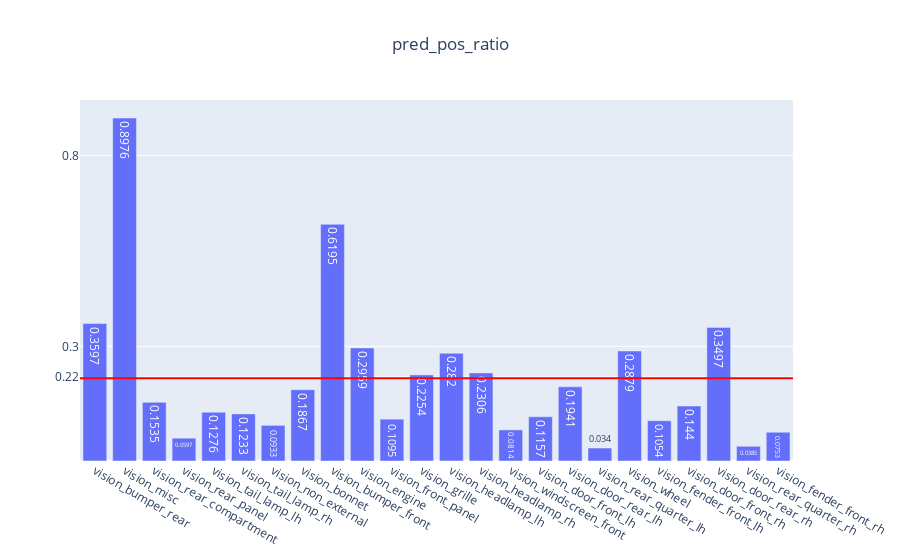

Notebook source saved alongside this figure:
### Code cell
genVisMulitlabel(partEvalMetrics, "pred_pos_ratio")

### Figure 1 — Plotly figure (JSON) as saved in the notebook; plotly's stock layout.template omitted (floating-point values rounded to 4 significant figures)
{"data": [{"text": [0.3597, 0.8976, 0.1535, 0.0597, 0.1276, 0.1233, 0.0933, 0.1867, 0.6195, 0.2959, 0.1095, 0.2254, 0.282, 0.2306, 0.0814, 0.1157, 0.1941, 0.034, 0.2879, 0.1054, 0.144, 0.3497, 0.0385, 0.0753], "type": "bar", "x": ["vision_bumper_rear", "vision_misc", "vision_rear_compartment", "vision_rear_panel", "vision_tail_lamp_lh", "vision_tail_lamp_rh", "vision_non_external", "vision_bonnet", "vision_bumper_front", "vision_engine", "vision_front_panel", "vision_grille", "vision_headlamp_lh", "vision_headlamp_rh", "vision_windscreen_front", "vision_door_front_lh", "vision_door_rear_lh", "vision_rear_quarter_lh", "vision_wheel", "vision_fender_front_lh", "vision_door_front_rh", "vision_door_rear_rh", "vision_rear_quarter_rh", "vision_fender_front_rh"], "y": [0.3597, 0.8976, 0.1535, 0.0597, 0.1276, 0.1233, 0.0933, 0.1867, 0.6195, 0.2959, 0.1095, 0.2254, 0.282, 0.2306, 0.0814, 0.1157, 0.1941, 0.034, 0.2879, 0.1054, 0.144, 0.3497, 0.0385, 0.0753]}], "layout": {"shapes": [{"line": {"color": "red", "width": 2}, "type": "line", "x0": 0, "x1": 1, "xref": "x domain", "y0": 0.2163, "y1": 0.2163, "yref": "y"}], "title": {"text": "pred_pos_ratio", "x": 0.5}, "yaxis": {"tickmode": "array", "tickvals": ["0.22", 0.3, 0.8]}}}
